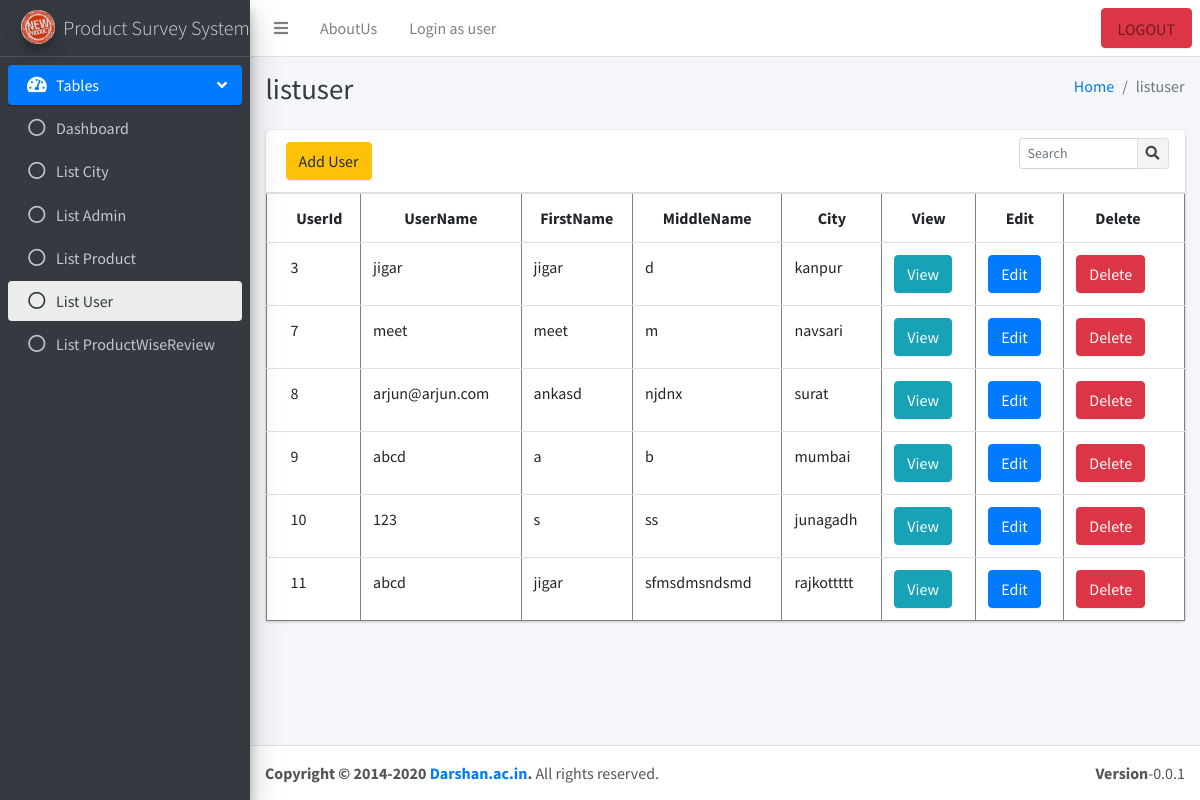
The page /Admin/ListUser.php (signed in) on the database its author committed.
### tables this page shows
CREATE TABLE `user` (
  `UserID` int(11) NOT NULL,
  `UserName` varchar(100) NOT NULL,
  `Password` varchar(100) NOT NULL,
  `FirstName` varchar(100) NOT NULL,
  `MiddleName` varchar(100) NOT NULL,
  `LastName` varchar(100) NOT NULL,
  `MobileNumber` varchar(100) NOT NULL,
  `EmailAddress` varchar(100) NOT NULL,
  `Address` varchar(1000) NOT NULL,
  `CityID` int(11) NOT NULL
);

CREATE TABLE `city` (
  `CityID` int(11) NOT NULL,
  `CityName` varchar(100) NOT NULL
);

### Admin/classes/DBConfig.php (called while the page is built, shortened)
<?php
class DBConfig
{
    function __construct()
    {
        $this->con = mysqli_connect("localhost","root","","product_survey_system");
    }
    function safeRequest($req)
    {
        $safeReq = array();
        return $safeReq;
    }
}
?>

### Admin/classes/User.php (called while the page is built, shortened)
<?php
include_once ("DBConfig.php");
class User extends DBConfig
{
    function getAll($req)
    {
        extract($this->safeRequest($req));
        $resultArray = array();
        if (isset($search)) {
            $sql = "select * from User u, city c where u.CityID=c.CityID and u.UserName like '%$search%'";
        }
        else
        {
            $sql = "select * from User u, city c where u.CityID=c.CityID";
        }
        $result = mysqli_query($this->con,$sql);
        while($row = mysqli_fetch_assoc($result))
        {
            $resultArray[] = $row;
        }
        return $resultArray;
    }
}
?>

### Admin/ListUser.php (the view)
<?php
  $page="user";
	include_once 'Header.php';
	include_once 'Sidebar.php';
?>
<div class="content-wrapper">
    <div class="content-header">
      <div class="container-fluid">
        <div class="row mb-2">
          <div class="col-sm-6">
            <h1 class="m-0 text-dark"><?php echo ("list".$page) ?></h1>
          </div>
          <div class="col-sm-6">
            <ol class="breadcrumb float-sm-right">
              <li class="breadcrumb-item"><a href="">Home</a></li>
              <li class="breadcrumb-item active"><?php echo ("list".$page) ?></li>
            </ol>
          </div>
        </div>
      </div>
    </div>
    <section class="content">
      <div class="container-fluid">
        <div class="row">
          <div class="col-12">
            <div class="card">
              <div class="card-header">
                <a class="btn btn-warning" href="AddEditUser.php">Add User</a>
                <div class="card-tools">
                  <form>
                    <div class="input-group input-group-sm" style="width: 150px;">
                    <input type="text" name="search" class="form-control float-right" placeholder="Search"
                    <?php if (isset($_GET['search'])) {
                      ?>
                      value="<?= $_GET['search'] ?>"
                      <?php
                    } ?>>
                    <div class="input-group-append">
                      <button type="submit" class="btn btn-default"><i class="fas fa-search"></i></button>
                    </div>
                  </div>
                  </form>
                </div>
              </div>
              <div class="card-body table-responsive p-0">
                <table class=" table table-hover" border="1">
				<tr align="center">
					<th>UserId</th>
					<th>UserName</th>
					<th>FirstName</th>
					<th>MiddleName</th>
					<th>City</th>
					<th>View</th>
					<th>Edit</th>
					<th>Delete</th>
				</tr>
				<?php
				include_once 'classes/DBConfig.php';
				include_once 'classes/User.php';
				$objUser = new User();
        if (isset($_GET['CityID'])) {
            $resultUser = $objUser->usercity($_GET);
        }
        else{
          $resultUser = $objUser->getAll($_GET);
        }
				foreach ($resultUser as $rowUser) {
				?>
				<tr>
					<td><?= $rowUser['UserID'] ?></td>
					<td><?= $rowUser['UserName'] ?></td>
					<td><?= $rowUser['FirstName'] ?></td>
					<td><?= $rowUser['MiddleName'] ?></td>
					<td><?= $rowUser['CityName'] ?></td>
					<td><a class="btn btn-info" href="ViewUser.php?UserID=<?php echo ($rowUser['UserID']) ?>">View</a></td>
					<td><a class="btn btn-primary" href="AddEditUser.php?UserID=<?php echo ($rowUser['UserID']) ?>">Edit</a></td>
					<td><a class="btn btn-danger" href="con_DeleteUser.php?UserID=<?php echo ($rowUser['UserID']) ?>">Delete</a></td>
				</tr>
				<?php
				}
			 	?>
				</table>
              </div>
            </div>
          </div>
        </div>
    </div>
</section>
</div>
<?php
	include_once 'Footer.php';
?>

### rows shown on the page
user: UserID "3", UserName "jigar", FirstName "jigar", MiddleName "d", CityID.CityName "kanpur"
user: UserID "7", UserName "meet", FirstName "meet", MiddleName "m", CityID.CityName "navsari"
user: UserID "8", UserName "arjun@arjun.com", FirstName "ankasd", MiddleName "njdnx", CityID.CityName "surat"
user: UserID "9", UserName "abcd", FirstName "a", MiddleName "b", CityID.CityName "mumbai"
user: UserID "10", UserName "123", FirstName "s", MiddleName "ss", CityID.CityName "junagadh"
user: UserID "11", UserName "abcd", FirstName "jigar", MiddleName "sfmsdmsndsmd", CityID.CityName "rajkottttt"

### other values the page prints
$page "user"
